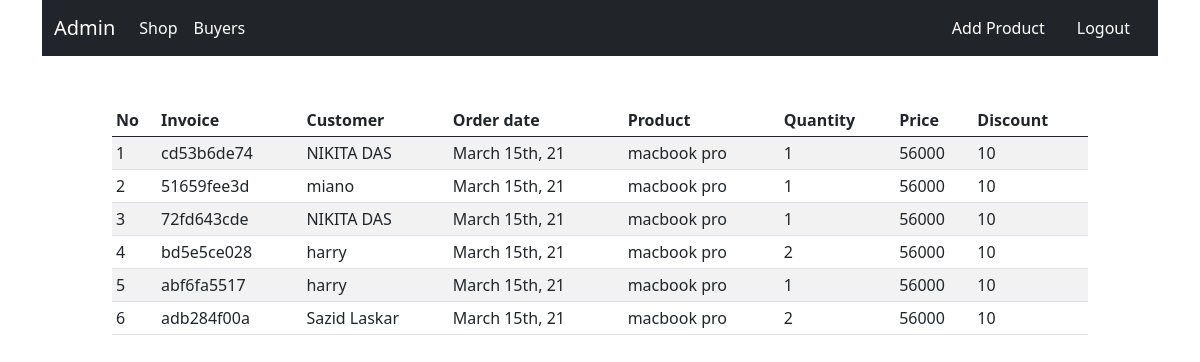
Page /detail on the earlier database version.
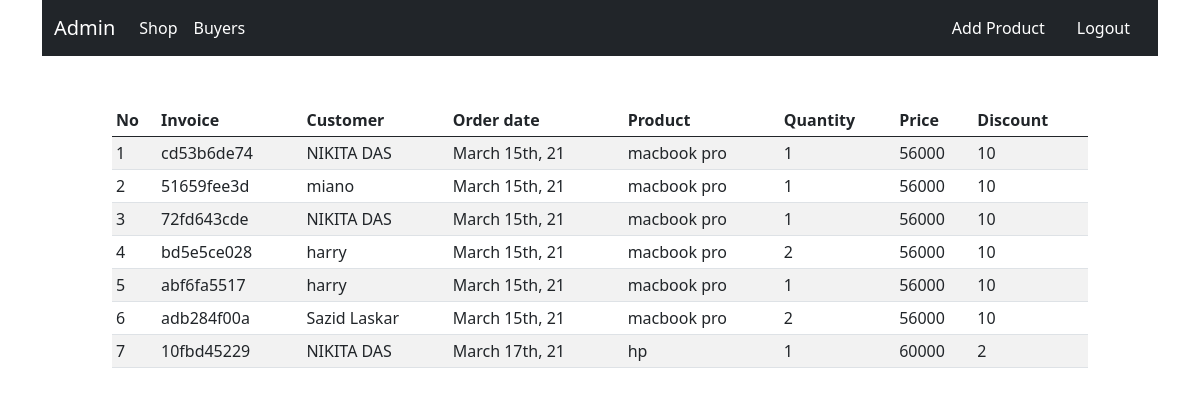
Same page on the later database version.
### shop/customers/models.py (models this page shows, shortened)
class Order(db.Model):
    id = db.Column(db.Integer, primary_key = True)
    invoice = db.Column(db.String(15), unique = True, nullable=False)
    status = db.Column(db.String(50), nullable = False, default = 'Pending')
    customer_id = db.Column(db.Integer, db.ForeignKey('customer.id'), nullable=False)
    order_date = db.Column(db.DateTime, nullable = False, default = datetime.utcnow)
    orders = db.Column(jsonEncodedDict)

class Customer(db.Model, UserMixin):
    id = db.Column(db.Integer, primary_key=True)
    name = db.Column(db.String(80), unique=True, nullable=False)
    username = db.Column(db.String(80), unique=True, nullable=False)
    email = db.Column(db.String(120), unique=True, nullable=False)
    password = db.Column(db.String(120),  nullable=False)
    country = db.Column(db.String(120),  nullable=False)
    state = db.Column(db.String(120),  nullable=False)
    city = db.Column(db.String(120),  nullable=False)
    address = db.Column(db.String(120),  nullable=False)
    pin = db.Column(db.String(120),  nullable=False)
    contact= db.Column(db.String(120),  nullable=False)
    date_created = db.Column(db.DateTime, nullable = False, default = datetime.utcnow)

### shop/admin/routes.py (the view)
@app.route('/detail')
def detail():
    order = Order.query.all()
    customer = Customer.query.all()
    return render_template('admin/detail.html', order=order, customer = customer)

### shop/customers/models.py (called while the page is built)
    def process_result_value(self, value, dialect):
        if value is None:
            return {}
        else:
            return json.loads(value)

### shop/templates/admin/detail.html (shortened to what this page needs)
{% extends "base.html" %}
{% block content %}
{% include 'admin_navbar.html' %}
<div class="conatiner mt-5 ml-3" style="margin-left: 7rem; margin-right: 7rem;">
    <table class="table table-sm table-condensed table-striped table-hover ">
        <thead>
            <th>No</th>
            <th>Invoice</th>
          <th>Customer</th>
            <th>Order date</th>
            <th>Product</th>
            <th>Quantity</th>
            <th>Price</th>
            <th>Discount</th>
        </thead>
        <tbody>
            {% if order %}
            {% for ord in order %}
          <tr>
              <td>{{ loop.index }}</td>
              <td>{{ ord.invoice }}</td>
           {% for cust in customer %}
              {% if cust.id == ord.customer_id %}
            <td>  {{ cust.name }}</td>
              {% endif %}
              {% endfor %}
              <td>{{ moment(ord.order_date).format("MMMM Do, YY") }}</td>
              {% for key, product in ord.orders.items():  %}
              <td>{{ product.name }}
                </td>
              <td>{{ product.quantity }}</td>
              <td>{{ product.price }}</td>
              <td>{{ product.discount }}</td>
              {% endfor %}
              {% endfor %}
              {% endif %}
              {% endblock %}

Differences in the rows shown:
added Order: invoice "10fbd45229", order_date "March 17th, 21", name "hp", quantity "1", price "60000", discount "2", Customer (name "NIKITA DAS")
